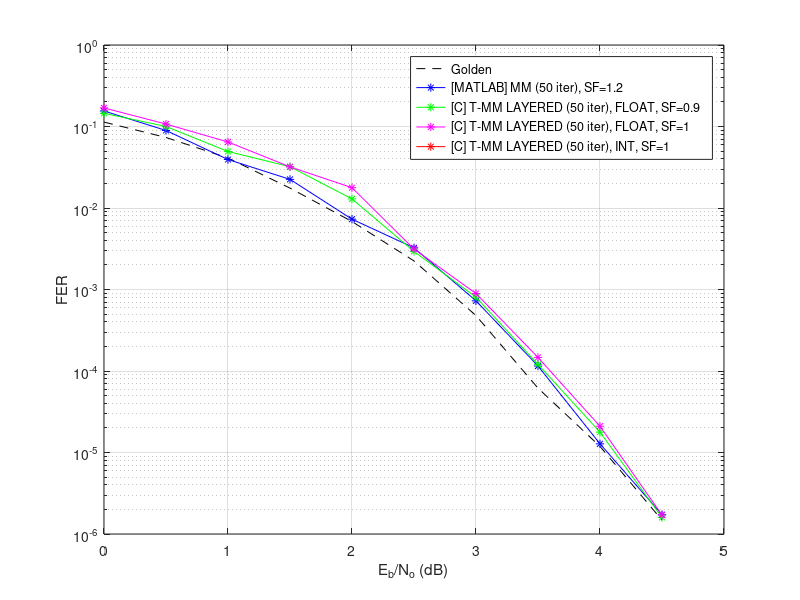

The MATLAB script that drew this image:
%SCRIPT PARA GENERAR GRAFICAS AUTOMATICAMENTE

clear all

%PARAMETROS DE LA MATRIZ
N = 32;
M = 16;
K = 16;
q = 16;
p = log2(q);

EBNO_TMM = [0 0.5 1 1.5 2 2.5 3 3.5 4 4.5];
PER_TMM = [1.132813e-001  7.334358e-002 4.107288e-002 1.754464e-002 6.823285e-003 2.243238e-003 4.783769e-004 6.164817e-005 1.187774e-005 1.480310e-006];

%% ET-MM
jj=0;
iter = 50;
clear EC PT

seed = 1977;
EBNO = 0:0.5:4.5;
Nerrors = 25;
ite_max = 50;

Z = ['[C] T-MM LAYERED (' num2str(iter) ' iter), INT, SF=1 '];
Y1 = zeros(1,length(EBNO));
for j=1:length(EBNO)
    for i=1:length(seed)
        for k = 1:length(Nerrors)
            archivo2 = ['../RESULTS_ETMM_q16_dc4/(' num2str(N) ',' num2str(K) ')_L' num2str(Nerrors(k)) '[' num2str(seed(i)) ']_N' num2str(N*p) '_K' num2str(K*p) '_EBN' num2str(EBNO(j),'%2.2f') '.txt'];
            if exist(archivo2,'file')
                fid = fopen(archivo2, 'r');
                MNPE_Hdecoded = zeros(1,ite_max);
                MNBE_Hdecoded = zeros(1,ite_max);
                eC = 0;
                nombre = fscanf(fid,'%s', 1);
                for x=1:ite_max
                    MNPE_Hdecoded(x) = fscanf(fid,'%d',1);
                end
                nombre = fscanf(fid,'%s',1);
                for x=1:ite_max
                    MNBE_Hdecoded(x) = fscanf(fid,'%d',1);
                end
                nombre = fscanf(fid,'%s',1);
                eC = fscanf(fid,'%d',1);
                fclose(fid);
                
                Y1(j) = (((MNBE_Hdecoded(iter)/eC)/N)/p);
                break;
            end
        end
    end
end

%% GRAFICA

load('T_MM_50_SF0_9.mat')
load('T_MM_50_SF1.mat')

figure(1), clf
semilogy(EBNO_TMM,PER_TMM,'k--');
hold on;

semilogy(EBNO_TMM,[595/3840 435/4864 418/10624 414/18432 378/51840 324/99840 295/406144 288/2500864 179/14007936 107/(484291*32*4)],'b-*');
semilogy(EBNO,Y_GOLD,'g-*');
semilogy(EBNO,Y_1,'m-*');
semilogy(EBNO,Y1,'r-*');
legend( 'Golden',...
        '[MATLAB] MM (50 iter), SF=1.2 ',...
        '[C] T-MM LAYERED (50 iter), FLOAT, SF=0.9 ',...
        '[C] T-MM LAYERED (50 iter), FLOAT, SF=1 ',...
        Z);
xlabel('E_b/N_o (dB)'), ylabel('FER');
grid on;



